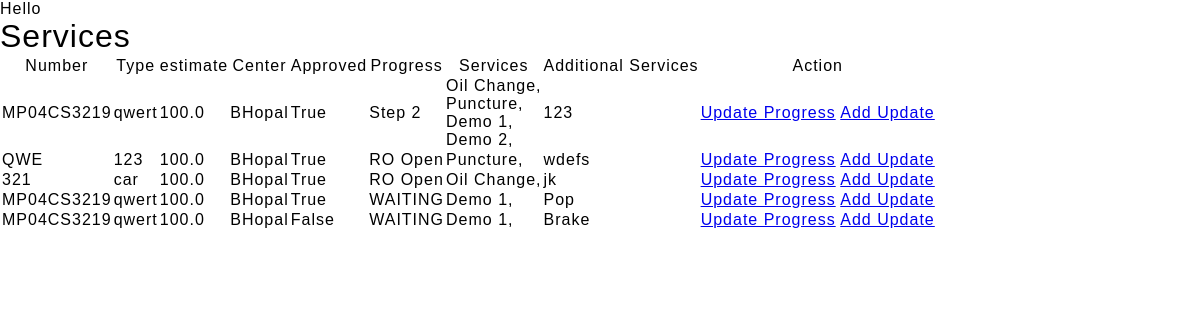
Before: /services/list (signed in) with the older database file.
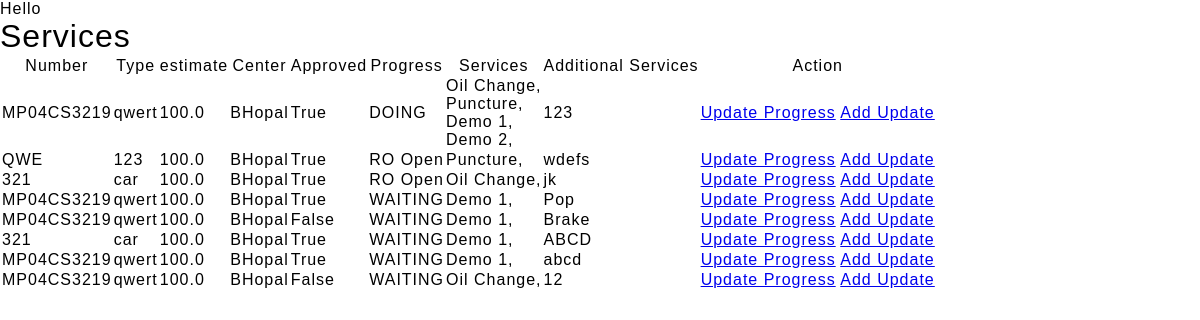
After: the same page with the newer database file.
### ERP/models.py (models this page shows, shortened)
class Service(models.Model):
    vehical = models.ForeignKey(Vehical , on_delete=models.SET_NULL, blank=True , null= True)
    service_estimate = models.FloatField(default= 100)
    center = models.ForeignKey(Center , on_delete=models.SET_NULL, blank=True , null= True)
    class Progress(models.TextChoices):
        WAITING = 'WAITING' , 'Waiting'
        DOING = 'DOING' , 'Doing'
    progress = models.CharField(max_length=20 , choices=Progress.choices , default= Progress.WAITING)
    services = models.ManyToManyField(ProvidedService)
    additional_services = models.CharField(max_length=200, blank = True , null = True)
    is_approved = models.BooleanField(default=False)
    def __str__(self) -> str:
        return self.vehical.number

class Vehical(models.Model):
    customer = models.ForeignKey(Customer , on_delete=models.CASCADE)
    number = models.CharField(max_length=20 , unique= True)
    type = models.CharField(max_length=20)

class ProvidedService(models.Model):
    name = models.CharField(max_length=100)
    description = models.CharField(max_length=400, default="Diam dolor diam ipsum sit amet diam et eos erat ipsum")
    duration = models.DurationField()
    renew_time = models.DurationField()
    price = models.IntegerField(default=500)
    on_display = models.BooleanField(default=False)
    icon = models.CharField(max_length=50 , default="fa fa-certificate fa-3x text-primary flex-shrink-0")

### Franchise/models.py (models this page shows, shortened)
class Center(models.Model):
    name = models.CharField(max_length=100)
    location = models.CharField(max_length=200)

### account/decorators.py (the view)
        def wrapper(request , *args, **kwargs):
            group = None
            role = request.user.role
            print(role)
            if role in allowed_roles:
                return view_func(request , *args, **kwargs)
            else :
                print('User Not allowed')
                return redirect('unauth_page')

### ERP/views.py (called while the page is built)
@login_required(login_url= 'login_page')
@allowed_users(allowed_roles=[User.Role.EMPLOYEE,User.Role.ADMIN])
def employee_service_list(request):
    context = {}
    employee = Employee.objects.get(user = request.user )
    services = list(Service.objects.filter(center = employee.center))
    print(services)
    context['services'] = services
    return render(request , 'ERP/service/employee_list.html', context)

### templates/ERP/service/employee_list.html
{% extends 'Base/base.html' %}
{% load static %}
{% block content %}
<h1>Services</h1>
<table class = 'table'>
    <tr>
        <th>Number</th>
        <th>Type</th>
        <th>estimate</th>
        <th>Center</th>
        <th>Approved</th>
        <th>Progress</th>
        <th>Services</th>
        <th>Additional Services</th>
        <th>Action</th>
        </tr>
        {% for service in services %}
        <tr>
            <td>{{service.vehical.number}}</td>
            <td>{{service.vehical.type}}</td>
            <td>{{service.service_estimate }} </td>
            <td>{{service.center.name}}</td>
            <td>{{service.is_approved}}</td>
            <td>{{service.progress}}</td>
            <td>
                {% for ser in service.services.all %}
            <p>{{ser.name}},</p>
                    {% endfor %}
            </td>
            <td>{{service.additional_services}}</td>
            <td>
                <a class="btn btn-outline-info" href="{% url 'progress_update_page' service.id %}">Update Progress</a>
                <a class="btn btn-outline-secondary" href="{% url 'employee_service_update_page' service.id %}">Add Update</a>
            </td>
        </tr>
        {% endfor %}
        </table>
{% endblock %}

Changed rows visible on the page:
changed Service: progress "Step 2" → "DOING"
added Service: vehical.number "321", vehical.type "car", service_estimate "100.0", center.name "BHopal", is_approved "True", progress "WAITING", additional_services "ABCD", ProvidedService (name "Demo 1")
added Service: vehical.number "MP04CS3219", vehical.type "qwert", service_estimate "100.0", center.name "BHopal", is_approved "True", progress "WAITING", additional_services "abcd", ProvidedService (name "Demo 1")
added Service: vehical.number "MP04CS3219", vehical.type "qwert", service_estimate "100.0", center.name "BHopal", is_approved "False", progress "WAITING", additional_services "12", ProvidedService (name "Oil Change")
